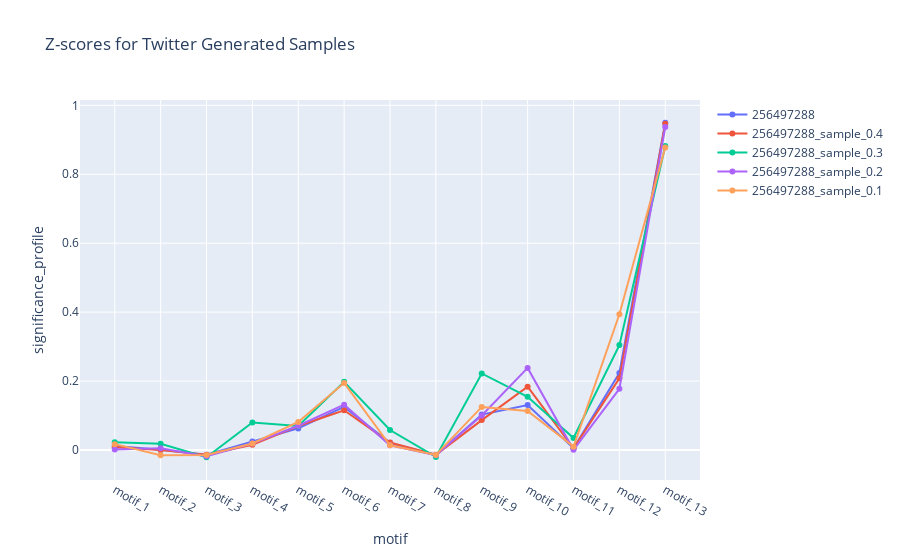

The code cell stored with this chart in its notebook:
### Code cell
plot_line_chart(
    motif_samples_df,
    "Z-scores for Twitter Generated Samples",
    "motif",
    "significance_profile",
)

### Figure 1 — Plotly figure (JSON) as saved in the notebook; plotly's stock layout.template omitted (floating-point values rounded to 4 significant figures)
{"data": [{"mode": "lines+markers", "name": "256497288", "type": "scatter", "x": ["motif_1", "motif_2", "motif_3", "motif_4", "motif_5", "motif_6", "motif_7", "motif_8", "motif_9", "motif_10", "motif_11", "motif_12", "motif_13"], "y": [0.01119, 0.0005863, -0.01403, 0.02461, 0.06259, 0.1249, 0.02066, -0.01479, 0.1027, 0.1302, 0.005217, 0.2232, 0.9495]}, {"mode": "lines+markers", "name": "256497288_sample_0.4", "type": "scatter", "x": ["motif_1", "motif_2", "motif_3", "motif_4", "motif_5", "motif_6", "motif_7", "motif_8", "motif_9", "motif_10", "motif_11", "motif_12", "motif_13"], "y": [0.007969, -7.882e-05, -0.01395, 0.01541, 0.06944, 0.1152, 0.02167, -0.01407, 0.08666, 0.1837, 0.004809, 0.2079, 0.9467]}, {"mode": "lines+markers", "name": "256497288_sample_0.3", "type": "scatter", "x": ["motif_1", "motif_2", "motif_3", "motif_4", "motif_5", "motif_6", "motif_7", "motif_8", "motif_9", "motif_10", "motif_11", "motif_12", "motif_13"], "y": [0.02274, 0.01795, -0.02111, 0.07967, 0.06987, 0.1978, 0.05794, -0.02014, 0.222, 0.1544, 0.0346, 0.3043, 0.8819]}, {"mode": "lines+markers", "name": "256497288_sample_0.2", "type": "scatter", "x": ["motif_1", "motif_2", "motif_3", "motif_4", "motif_5", "motif_6", "motif_7", "motif_8", "motif_9", "motif_10", "motif_11", "motif_12", "motif_13"], "y": [0.001162, 0.005021, -0.01785, 0.01858, 0.07024, 0.1314, 0.01369, -0.0154, 0.1001, 0.2381, 0.0004142, 0.1777, 0.9372]}, {"mode": "lines+markers", "name": "256497288_sample_0.1", "type": "scatter", "x": ["motif_1", "motif_2", "motif_3", "motif_4", "motif_5", "motif_6", "motif_7", "motif_8", "motif_9", "motif_10", "motif_11", "motif_12", "motif_13"], "y": [0.01689, -0.01499, -0.01433, 0.01894, 0.08132, 0.1945, 0.01373, -0.0144, 0.1249, 0.1129, 0.009612, 0.3938, 0.8778]}], "layout": {"title": {"text": "Z-scores for Twitter Generated Samples"}, "xaxis": {"title": {"text": "motif"}}, "yaxis": {"title": {"text": "significance_profile"}}}}
